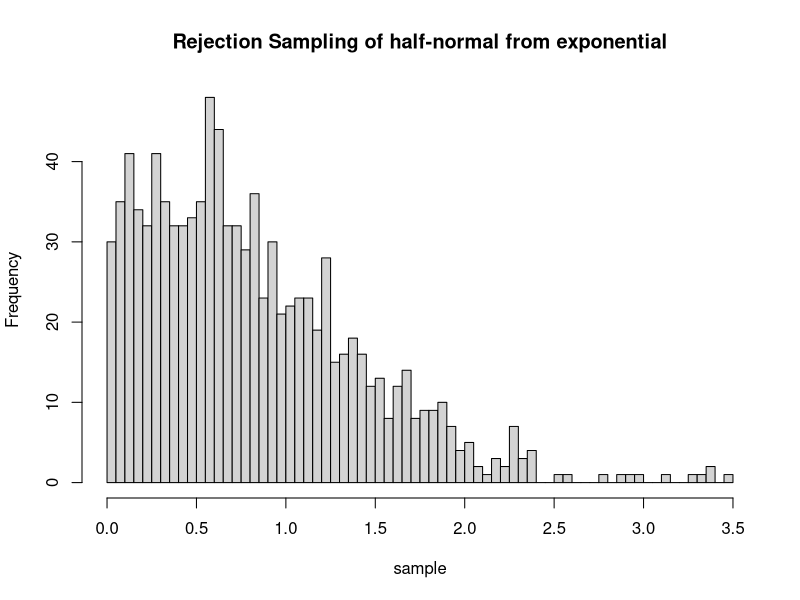

Here is the R script that generated this plot:
RejectionSampling <- function(n) 
{
	RN <- NULL;
	p<- 0;
	q<- 0;
	for(i in 1:n)
	{
		

		ok<-0;
		while(ok<1)
		{
			U1 <- runif(1,min = 0, max = 1);
			U2 <- runif(1,min = 0, max = 1);
			#U3 <- runif(1,min = 0, max = 1);
			x<- -1*log(U1);
			q<-q+1;
			if(U2< exp(-((x-1)^2)/2))
			{
				ok<- 1;
				RN<- c(RN,x);
				p<- p+1;
			}
		}
	}

	print(paste(p/q));
	return(RN);
}
sample<- RejectionSampling(1000);
hist(sample,freq = TRUE, breaks = 100, main = "Rejection Sampling of half-normal from exponential");